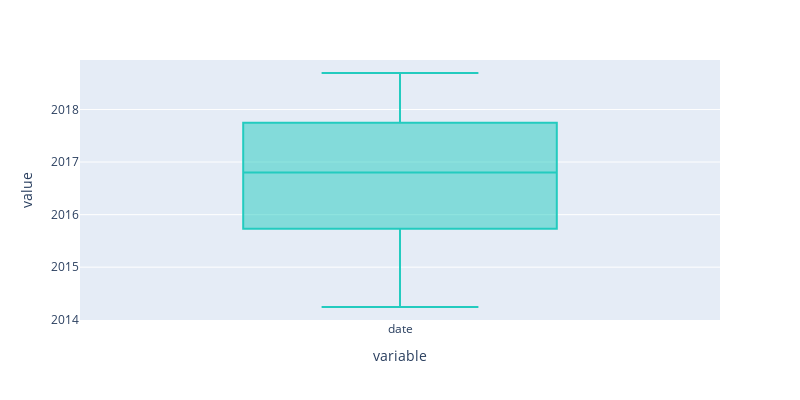

Source (notebook cell):
### Code cell
fig = px.box(clean_df2['date'],height = 400, width = 800,color_discrete_sequence=['#23CBBF'])
fig.show()

### Figure 1 — Plotly figure (JSON) as saved in the notebook; plotly's stock layout.template omitted (floating-point values rounded to 4 significant figures; data arrays with more than 128 entries replaced by an {"elided": "..."} marker saying what was removed)
{"data": [{"alignmentgroup": "True", "hovertemplate": "variable=%{x}<br>value=%{y}<extra></extra>", "legendgroup": "", "marker": {"color": "#23CBBF"}, "name": "", "notched": false, "offsetgroup": "", "orientation": "v", "showlegend": false, "type": "box", "x": {"elided": "11087 str values"}, "x0": " ", "xaxis": "x", "y": {"elided": "11087 str values"}, "y0": " ", "yaxis": "y"}], "layout": {"boxmode": "group", "height": 400, "legend": {"tracegroupgap": 0}, "margin": {"t": 60}, "width": 800, "xaxis": {"anchor": "y", "domain": [0, 1], "title": {"text": "variable"}}, "yaxis": {"anchor": "x", "domain": [0, 1], "title": {"text": "value"}}}}
